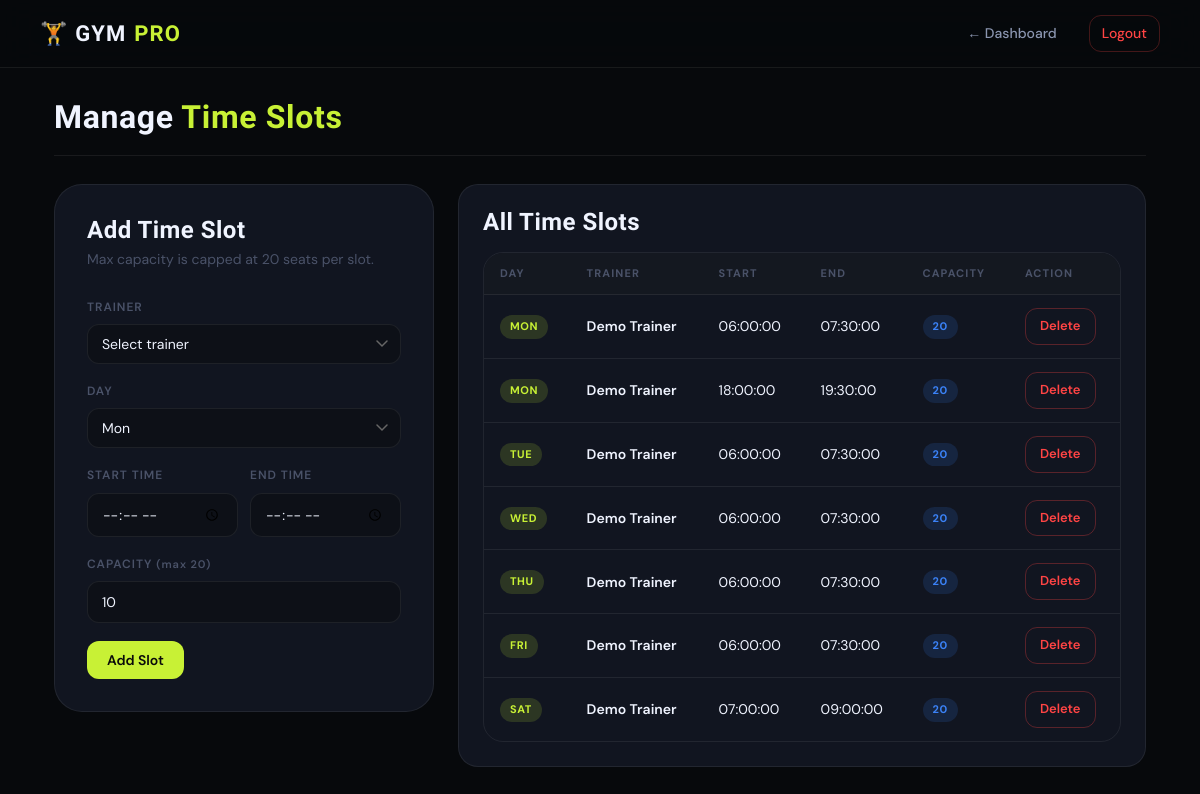
Screenshot of /manage_timeslots.php (signed in) with the database file from the repository.
### tables this page shows
CREATE TABLE IF NOT EXISTS `time_slots` (
  `id` int(11) NOT NULL AUTO_INCREMENT,
  `trainer_id` int(11) NOT NULL,
  `day_of_week` varchar(15) NOT NULL,
  `start_time` time NOT NULL,
  `end_time` time NOT NULL,
  `capacity` int(11) NOT NULL DEFAULT 20,
  `created_at` datetime NOT NULL DEFAULT current_timestamp(),
  PRIMARY KEY (`id`),
  KEY `idx_slots_trainer` (`trainer_id`)
);

CREATE TABLE IF NOT EXISTS `users` (
  `id` int(11) NOT NULL AUTO_INCREMENT,
  `name` varchar(150) NOT NULL,
  `email` varchar(200) NOT NULL,
  `password_hash` varchar(255) NOT NULL,
  `role` enum('admin','trainer','member') NOT NULL DEFAULT 'member',
  `age` int(11) DEFAULT NULL,
  `gender` varchar(20) DEFAULT NULL,
  `phone` varchar(30) DEFAULT NULL,
  `membership_status` enum('active','inactive','expired','pending') DEFAULT 'inactive',
  `membership_start` date DEFAULT NULL,
  `membership_end` date DEFAULT NULL,
  `created_at` datetime NOT NULL DEFAULT current_timestamp(),
  PRIMARY KEY (`id`),
  UNIQUE KEY `idx_users_email` (`email`)
);

### manage_timeslots.php (the view, shortened to what this page needs)
<?php
require 'config.php';
$slots    = $conn->query("SELECT t.*,u.name AS trainer_name FROM time_slots t JOIN users u ON t.trainer_id=u.id ORDER BY FIELD(t.day_of_week,'Mon','Tue','Wed','Thu','Fri','Sat','Sun'),t.start_time");
?>
<!DOCTYPE html>
<html lang="en" data-theme="dark">
<head>
  <link rel="stylesheet" href="assets/style.css?v=1.3">
</head>
<body>
<nav class="navbar">
  <div class="navbar-brand">🏋️ GYM<span>PRO</span></div>
  <div class="navbar-links">
    <a href="admin_dashboard.php">← Dashboard</a>
    <a href="logout.php" class="nav-logout">Logout</a>
  </div>
</nav>
<div class="container">
  <div class="page-header"><h2>Manage <span class="accent">Time Slots</span></h2></div>
  <div style="display:grid;grid-template-columns:380px 1fr;gap:24px;align-items:start;">
    <div class="form-card">
      <h3 style="margin-bottom:4px;">Add Time Slot</h3>
      <p class="subtitle">Max capacity is capped at 20 seats per slot.</p>
      <form method="post">
        <div class="form-group">
          <label>Trainer</label>
          <select name="trainer_id" required>
            <option value="">Select trainer</option>
          </select>
        </div>
        <div class="form-group">
          <label>Day</label>
          <select name="day_of_week" required>
            <?php foreach(['Mon','Tue','Wed','Thu','Fri','Sat','Sun'] as $d): ?>
              <option><?php echo $d; ?></option>
            <?php endforeach; ?>
          </select>
        </div>
        <div style="display:grid;grid-template-columns:1fr 1fr;gap:12px;">
          <div class="form-group"><label>Start Time</label><input type="time" name="start_time" required></div>
          <div class="form-group"><label>End Time</label><input type="time" name="end_time" required></div>
        </div>
        <div class="form-group">
          <label>Capacity <span style="font-size:11px;color:var(--text-3);text-transform:none;">(max 20)</span></label>
          <input type="number" name="capacity" value="10" min="1" max="20" required>
        </div>
        <button class="btn" type="submit">Add Slot</button>
      </form>
    </div>
    <div class="card">
      <h3 style="margin-bottom:16px;">All Time Slots</h3>
      <?php if ($slots && $slots->num_rows > 0): ?>
      <div class="table-wrap">
        <table>
          <thead><tr><th>Day</th><th>Trainer</th><th>Start</th><th>End</th><th>Capacity</th><th>Action</th></tr></thead>
          <tbody>
          <?php while($s=$slots->fetch_assoc()): ?>
            <tr>
              <td><span class="badge badge-lime"><?php echo htmlspecialchars($s['day_of_week']); ?></span></td>
              <td style="font-weight:600;"><?php echo htmlspecialchars($s['trainer_name']); ?></td>
              <td><?php echo htmlspecialchars($s['start_time']); ?></td>
              <td><?php echo htmlspecialchars($s['end_time']); ?></td>
              <td><span class="badge badge-blue"><?php echo (int)min($s['capacity'],20); ?></span></td>
              <td><a class="btn btn-sm btn-danger" href="?delete=<?php echo (int)$s['id']; ?>" onclick="return confirm('Delete this slot?')">Delete</a></td>
            </tr>
          <?php endwhile; ?>
          </tbody>
        </table>
      </div>
      <?php else: ?><p style="color:var(--text-3);">No slots created yet.</p><?php endif; ?>
    </div>
  </div>
</div>
</body>
</html>

### rows the page displays
time_slots: day_of_week "MON", users.name "Demo Trainer", start_time "06:00:00", end_time "07:30:00", capacity "20"
time_slots: day_of_week "MON", users.name "Demo Trainer", start_time "18:00:00", end_time "19:30:00", capacity "20"
time_slots: day_of_week "TUE", users.name "Demo Trainer", start_time "06:00:00", end_time "07:30:00", capacity "20"
time_slots: day_of_week "WED", users.name "Demo Trainer", start_time "06:00:00", end_time "07:30:00", capacity "20"
time_slots: day_of_week "THU", users.name "Demo Trainer", start_time "06:00:00", end_time "07:30:00", capacity "20"
time_slots: day_of_week "FRI", users.name "Demo Trainer", start_time "06:00:00", end_time "07:30:00", capacity "20"
time_slots: day_of_week "SAT", users.name "Demo Trainer", start_time "07:00:00", end_time "09:00:00", capacity "20"

### other values shown
form field day_of_week "Mon"
